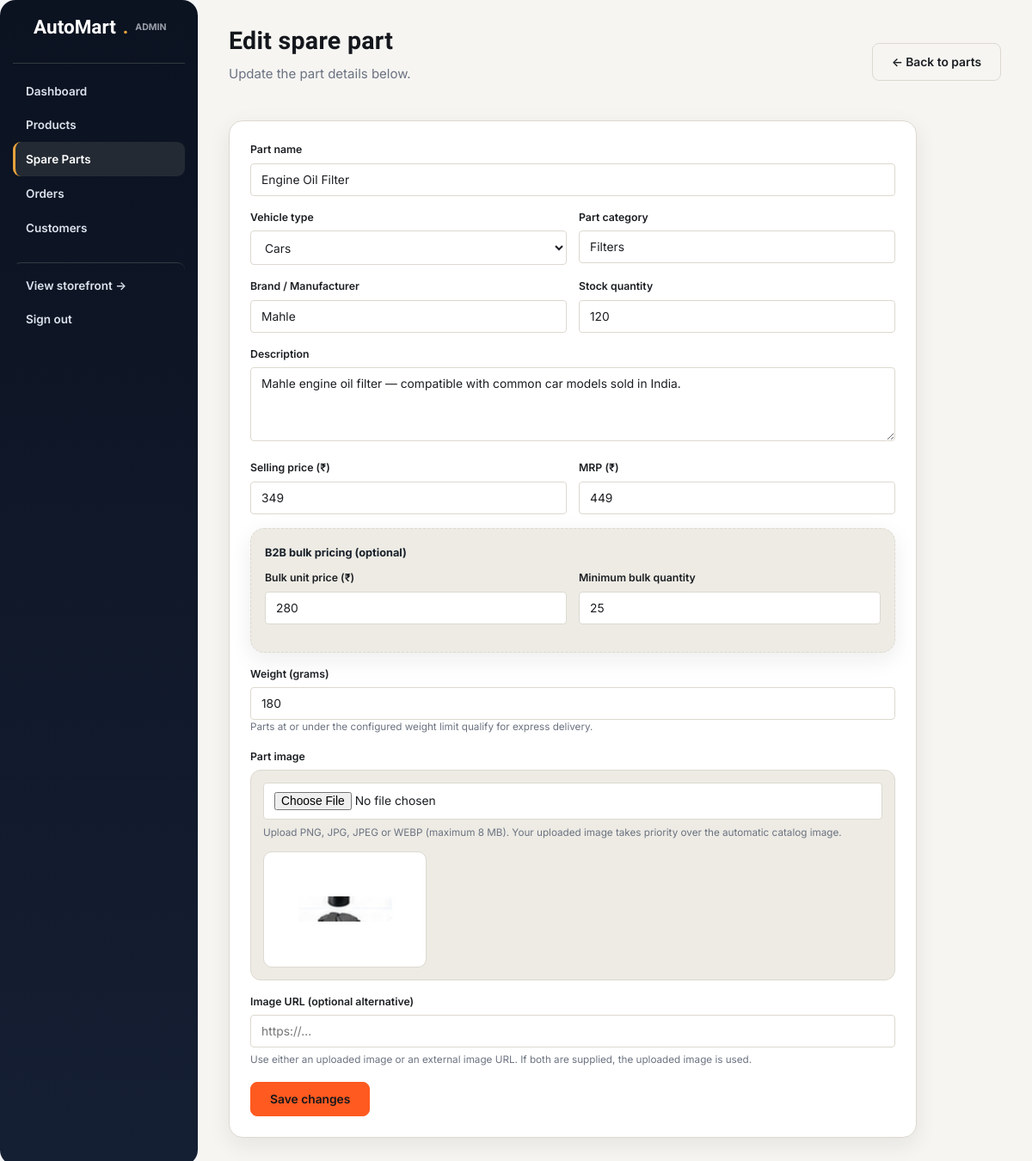
Screenshot of /admin/parts/2/edit (signed in) with the database file from the repository.
### models.py (models this page shows, shortened)
class Product(db.Model):
    __tablename__ = "products"
    id = db.Column(db.Integer, primary_key=True)
    sku = db.Column(db.String(30), unique=True, nullable=False)
    name = db.Column(db.String(200), nullable=False)
    slug = db.Column(db.String(220), unique=True, nullable=False, index=True)
    description = db.Column(db.Text)
    brand = db.Column(db.String(80))
    category = db.Column(db.String(20), nullable=False)     # parts | accessories
    vehicle_type = db.Column(db.String(20), nullable=False, index=True)  # see VEHICLE_TYPES
    subcategory = db.Column(db.String(80))  # e.g. "Brakes", "Filters", "Lighting"
    price = db.Column(db.Integer, nullable=False)      # in INR, integer paise-free for simplicity
    mrp = db.Column(db.Integer)                          # strike-through price
    stock = db.Column(db.Integer, default=0)
    bulk_price = db.Column(db.Integer)
    bulk_min_qty = db.Column(db.Integer)
    weight_grams = db.Column(db.Integer, default=500)
    image_url = db.Column(db.String(300))
    rating = db.Column(db.Float, default=4.3)
    rating_count = db.Column(db.Integer, default=0)
    is_active = db.Column(db.Boolean, default=True)
    created_at = db.Column(db.DateTime, default=datetime.utcnow)
    order_items = db.relationship("OrderItem", backref="product", lazy="dynamic")
    @property
    def part_image_filename(self):
        if self.category != "parts":
            return "parts-banner.jpg"
        text = f"{self.name or ''} {self.subcategory or ''}".lower()
        image_rules = (
            (("truck led fog lamp",), "truck-led-fog-lamp-set.jpg"),
            (("truck side mirror",), "truck-side-mirror-assembly.jpg"),
            (("truck brake drum",), "truck-brake-drum.jpg"),
            (("truck air filter",), "truck-air-filter-heavy-duty.jpg"),
            (("tempo headlamp assembly",), "tempo-headlamp-assembly.jpg"),
            (("tempo clutch plate",), "tempo-clutch-plate-heavy-duty.jpg"),
            (("auto-rickshaw led indicator",), "auto-rickshaw-led-indicator-set.jpg"),
            (("tempo leaf spring bush",), "tempo-leaf-spring-bush-kit.jpg"),
            (("auto-rickshaw side mirror",), "auto-rickshaw-side-mirror.jpg"),
            (("auto-rickshaw tyre",), "auto-rickshaw-tyre-tube-type.jpg"),
            (("auto-rickshaw clutch plate",), "auto-rickshaw-clutch-plate.jpg"),
            (("ev motor controller",), "ev-motor-controller.jpg"),
            (("ev battery pack",), "ev-battery-pack-48v.jpg"),
            (("ev onboard charger",), "ev-onboard-charger-cable.jpg"),
            (("scooter battery",), "scooter-battery-4ah.jpg"),
            (("front disc brake pad",), "front-disc-brake-pad.jpg"),
            (("scooter variator",), "scooter-variator-kit.jpg"),
            (("led headlamp bulb",), "led-headlamp-bulb.jpg"),
            (("clutch plate set",), "clutch-plate-set.jpg"),
            (("bike battery",), "bike-battery-5ah.jpg"),
            (("brake shoe set",), "brake-shoe-set.jpg"),
            (("chain & sprocket", "chain and sprocket"), "chain-sprocket-kit.jpg"),
            (("halogen headlight bulb",), "halogen-headlight-bulb-pair.jpg"),
            (("cabin air filter",), "cabin-air-filter.jpg"),
            (("engine oil filter",), "engine-oil-filter.jpg"),
            (("ceramic brake pad",), "ceramic-brake-pad-set-front.jpg"),
            (("brake pad", "brake pads"), "brake-pads.jpg"),
            (("brake disc", "brake drum", "disc brake"), "brake-disc.jpg"),
            (("oil filter",), "oil-filter.jpg"),
            (("air filter", "filter"), "air-filter.jpg"),
            (("spark plug", "spark"), "spark-plug.jpg"),
            (("timing belt",), "timing-belt.jpg"),
        )
        for keywords, filename in image_rules:
            if any(keyword in text for keyword in keywords):
                return filename
        return "parts-banner.jpg"

### blueprints/admin.py (the view)
@bp.route("/parts/<int:part_id>/edit", methods=["GET", "POST"])
@login_required
@admin_required
def part_edit(part_id):
    p = Product.query.filter_by(id=part_id, category="parts").first_or_404()
    if request.method == "POST":
        _apply_part_form(p, request.form, request.files.get("part_image"))
        db.session.commit()
        flash(f"{p.name} updated.", "success")
        return redirect(url_for("admin.parts"))
    return render_template(
        "admin/part_form.html",
        part=p,
        vehicle_types=VEHICLE_TYPES,
    )

### blueprints/admin.py (called while the page is built)
def admin_required(fn):
    @wraps(fn)
    def wrapper(*args, **kwargs):
        if not current_user.is_authenticated or not current_user.is_admin:
            abort(403)
        return fn(*args, **kwargs)
    return wrapper

### models.py (called while the page is built)
    @property
    def is_admin(self):
        return self.role == "admin"

### templates/admin/part_form.html (shortened to what this page needs)
{% extends "admin/base.html" %}
{% block content %}
<div class="admin-topline">
  <div>
    <h2>{{ 'Edit spare part' if part else 'Add new spare part' }}</h2>
    <p class="muted" style="margin-top:4px;">{{ 'Update the part details below.' if part else 'Create a new part listing for the AutoMart storefront.' }}</p>
  </div>
  <a href="{{ url_for('admin.parts') }}" class="btn btn-outline">← Back to parts</a>
</div>
<form method="post" enctype="multipart/form-data" class="card" style="padding:24px; max-width:800px;">
  <div class="form-group">
    <label>Part name</label>
    <input type="text" name="name" value="{{ part.name if part else '' }}"
           placeholder="e.g. Front Brake Pad Set" required>
  </div>
  <div class="form-row">
    <div class="form-group">
      <label>Vehicle type</label>
      <select name="vehicle_type" required>
        {% for code, label in vehicle_types %}
          <option value="{{ code }}" {% if part and part.vehicle_type == code %}selected{% endif %}>{{ label }}</option>
        {% endfor %}
      </select>
    </div>
    <div class="form-group">
      <label>Part category</label>
      <input type="text" name="subcategory" value="{{ part.subcategory if part else '' }}"
             placeholder="e.g. Brakes, Engine, Filters" required>
    </div>
  </div>
  <div class="form-row">
    <div class="form-group">
      <label>Brand / Manufacturer</label>
      <input type="text" name="brand" value="{{ part.brand if part else '' }}"
             placeholder="e.g. Bosch">
    </div>
    <div class="form-group">
      <label>Stock quantity</label>
      <input type="number" name="stock" min="0" value="{{ part.stock if part else 0 }}" required>
    </div>
  </div>
  <div class="form-group">
    <label>Description</label>
    <textarea name="description" rows="4" placeholder="Describe compatibility, material, specifications, etc.">{{ part.description if part else '' }}</textarea>
  </div>
  <div class="form-row">
    <div class="form-group">
      <label>Selling price ({{ currency }})</label>
      <input type="number" name="price" min="0" value="{{ part.price if part else '' }}" required>
    </div>
    <div class="form-group">
      <label>MRP ({{ currency }})</label>
      <input type="number" name="mrp" min="0" value="{{ part.mrp if part and part.mrp else '' }}">
    </div>
  </div>
  <div class="card" style="padding:16px; background:var(--paper-2); border-style:dashed; margin-bottom:16px;">
    <strong style="font-size:0.85rem;">B2B bulk pricing (optional)</strong>
    <div class="form-row" style="margin-top:10px;">
      <div class="form-group">
        <label>Bulk unit price ({{ currency }})</label>
        <input type="number" name="bulk_price" min="0" value="{{ part.bulk_price if part and part.bulk_price else '' }}">
      </div>
      <div class="form-group">
        <label>Minimum bulk quantity</label>
        <input type="number" name="bulk_min_qty" min="1" value="{{ part.bulk_min_qty if part and part.bulk_min_qty else '' }}">
      </div>
    </div>
  </div>
  <div class="form-group">
    <label>Weight (grams)</label>
    <input type="number" name="weight_grams" min="1" value="{{ part.weight_grams if part else 500 }}" required>
    <p class="muted" style="font-size:0.78rem;">Parts at or under the configured weight limit qualify for express delivery.</p>
  </div>
  <div class="form-group">
    <label>Part image</label>
    <div style="border:1px solid var(--line); border-radius:12px; padding:14px; background:var(--paper-2);">
      <input type="file" name="part_image" id="part-image" accept="image/png,image/jpeg,image/webp">
      <p class="muted" style="font-size:0.78rem; margin:7px 0 0;">Upload PNG, JPG, JPEG or WEBP (maximum 8 MB). Your uploaded image takes priority over the automatic catalog image.</p>
      <div id="part-image-preview" style="margin-top:12px; width:190px; height:135px; border:1px solid var(--line); border-radius:10px; background:#fff; display:flex; align-items:center; justify-content:center; overflow:hidden;">
        {% if part %}
          <img src="{{ url_for('static', filename=part.image_url) if part.image_url and part.image_url.startswith('images/') else (part.image_url if part.image_url and 'parts-banner.jpg' not in part.image_url else url_for('static', filename='images/parts/' ~ part.part_image_filename)) }}" alt="{{ part.name }}" style="max-width:100%; max-height:100%; object-fit:contain; padding:8px;">
        {% else %}
          <span class="muted" style="font-size:0.8rem;">Image preview</span>
        {% endif %}
      </div>
    </div>
  </div>
  <div class="form-group">
    <label>Image URL (optional alternative)</label>
    <input type="url" name="image_url"
           value="{{ part.image_url if part and part.image_url and not part.image_url.startswith('images/') else '' }}"
           placeholder="https://...">
    <p class="muted" style="font-size:0.78rem; margin-top:6px;">Use either an uploaded image or an external image URL. If both are supplied, the uploaded image is used.</p>
  </div>
  <button type="submit" class="btn btn-primary">
    {{ 'Save changes' if part else 'Add part to site' }}
  </button>
</form>
{% endblock %}

### static/css/style.css (style rules this page uses)
:root { --graphite: #14171c; --steel: #232a33; --steel-2: #2b333d; --paper: #f6f5f2; --paper-2: #edebe4; --amber: #e8a33d; --amber-dark: #c47f1f; --green: #2f9e68; --red: #c6483c; --ink: #1b1e22; --muted: #6b7280; --muted-2: #9aa1ab; --line: #ddd9d0; --line-dark: #333941; --radius-sm: 4px; --radius-md: 8px; --shadow-sm: 0 1px 2px rgba(20, 23, 28, 0.06); }
* { box-sizing: border-box; }
html, body { margin: 0; padding: 0; background: var(--paper); color: var(--ink); font-family: "Inter", -apple-system, BlinkMacSystemFont, sans-serif; font-size: 15px; line-height: 1.5; }
h1, h2, h3, h4, .display { font-family: "Barlow Condensed", "Inter", sans-serif; font-weight: 700; letter-spacing: 0.01em; line-height: 1.1; margin: 0 0 0.4em; color: var(--graphite); }
h2 { font-size: 1.9rem; }
p { margin: 0 0 1em; color: var(--ink); }
a { color: inherit; text-decoration: none; }
img { max-width: 100%; display: block; }
.muted { color: var(--muted); }
.btn { display: inline-flex; align-items: center; justify-content: center; gap: 8px; padding: 11px 22px; border-radius: var(--radius-md); font-weight: 600; font-size: 0.92rem; border: 1px solid transparent; cursor: pointer; font-family: inherit; transition: transform 0.08s ease, background 0.15s, border-color 0.15s; }
.btn-primary { background: var(--amber); color: var(--graphite); }
.btn-outline { background: transparent; border-color: var(--line); color: var(--ink); }
.card { background: #fff; border: 1px solid var(--line); border-radius: var(--radius-md); }
.form-group { margin-bottom: 16px; }
label { display: block; font-size: 0.82rem; font-weight: 600; margin-bottom: 6px; color: var(--ink); }
input, select, textarea { width: 100%; padding: 10px 12px; border: 1px solid var(--line); border-radius: var(--radius-sm); font-family: inherit; font-size: 0.92rem; background: #fff; color: var(--ink); }
.form-row { display: grid; grid-template-columns: 1fr 1fr; gap: 14px; }
.admin-topline { display: flex; justify-content: space-between; align-items: center; margin-bottom: 28px; }
:root { --am-dark:#0b1220; --am-dark-2:#121b2e; --am-accent:#ff5a1f; --am-accent-2:#ff7a3d; --am-muted:#6b7280; --am-bg:#f4f6f8; --am-card:#ffffff; --am-border:#e5e7eb; --am-success:#16a34a; }
body { background:var(--am-bg); color:#18202a; font-family:Inter,system-ui,-apple-system,BlinkMacSystemFont,"Segoe UI",sans-serif; }
.btn-primary { background:var(--am-accent);border-color:var(--am-accent); }
.card,.table,.auth-box { border-radius:16px !important; }
.product-card, .card, .filter-pill, .search-panel, .auth-shell, .stat-card, .category-card, .summary-card, .pay-method-tab, .emi-option { box-shadow: 0 8px 26px rgba(20,23,28,.08); }

### rows the page displays
Product: name "Engine Oil Filter", vehicle_type "Cars", subcategory "Filters", brand "Mahle", stock "120", description "Mahle engine oil filter — compatible with common car models sold in India.", price "349", mrp "449", bulk_price "280", bulk_min_qty "25", weight_grams "180", image_url+category+name (picture)

### other values shown
{{ 'Edit spare part' if part else 'Add new spare part' }} "Edit spare part"
{{ currency }} "₹"
{{ 'Save changes' if part else 'Add part to site' }} "Save changes"
